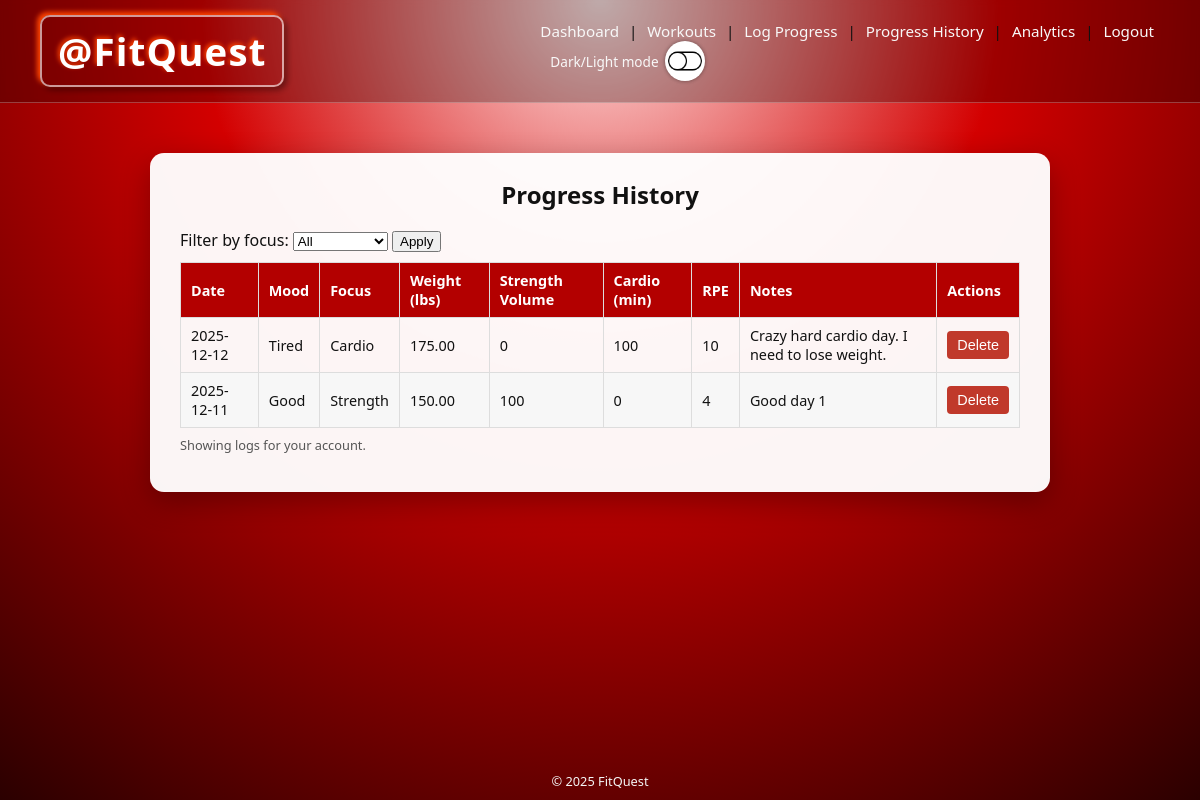
Page /progress_list.php (signed in) on the committed database.
### tables this page shows
CREATE TABLE IF NOT EXISTS `progress_logs` (
  `log_id` int NOT NULL AUTO_INCREMENT,
  `user_id` int NOT NULL,
  `log_date` date NOT NULL,
  `mood` varchar(20) NOT NULL,
  `focus` varchar(20) NOT NULL,
  `weight_lb` decimal(5,2) NOT NULL,
  `strength_volume` int NOT NULL,
  `cardio_minutes` int NOT NULL,
  `rpe` tinyint NOT NULL,
  `notes` text NOT NULL,
  `created_at` datetime NOT NULL DEFAULT CURRENT_TIMESTAMP,
  PRIMARY KEY (`log_id`),
  KEY `user_id` (`user_id`)
);

### includes/auth.php (called while the page is built, shortened)
<?php
function current_user_id() {
    return $_SESSION['user_id'] ?? null;
}

### progress_list.php (the view, shortened to what this page needs)
<?php
require_once 'config/db.php';
require_once 'includes/auth.php';
$user_id = current_user_id();
$selected_focus = $_GET['focus'] ?? 'All';
$sql = "SELECT
            log_id,            -- <== PK, used for delete (change if needed)
            log_date,
            mood,
            focus,
            weight_lb,
            strength_volume,
            cardio_minutes,
            rpe,
            notes
        FROM progress_logs
        WHERE user_id = ?";
$params = [$user_id];
$types  = "i";
$sql .= " ORDER BY log_date DESC, created_at DESC";
$stmt = $mysqli->prepare($sql);
$stmt->bind_param($types, ...$params);
$stmt->execute();
$result = $stmt->get_result();
include 'includes/header.php';
?>
<div class="page-card wide">
    <h2>Progress History</h2>
    <form method="GET" action="progress_list.php" style="margin-bottom: 10px;">
        <label for="focus">Filter by focus: </label>
        <select name="focus" id="focus">
            <option value="All"         <?php if ($selected_focus === "All")         echo "selected"; ?>>All</option>
        </select>
        <button type="submit">Apply</button>
    </form>
    <?php if ($result->num_rows === 0): ?>
        <p>No progress logs found yet.</p>
    <?php else: ?>
        <table class="data-table">
            <thead>
                <tr>
                    <th>Date</th>
                    <th>Mood</th>
                    <th>Focus</th>
                    <th>Weight (lbs)</th>
                    <th>Strength Volume</th>
                    <th>Cardio (min)</th>
                    <th>RPE</th>
                    <th>Notes</th>
                    <th>Actions</th>
                </tr>
            </thead>
            <tbody>
                <?php while ($row = $result->fetch_assoc()): ?>
                    <tr>
                        <td><?php echo htmlspecialchars($row['log_date']); ?></td>
                        <td><?php echo htmlspecialchars($row['mood']); ?></td>
                        <td><?php echo htmlspecialchars($row['focus']); ?></td>
                        <td><?php echo htmlspecialchars(number_format($row['weight_lb'], 2)); ?></td>
                        <td><?php echo htmlspecialchars($row['strength_volume']); ?></td>
                        <td><?php echo htmlspecialchars($row['cardio_minutes']); ?></td>
                        <td><?php echo htmlspecialchars($row['rpe']); ?></td>
                        <td><?php echo nl2br(htmlspecialchars($row['notes'])); ?></td>
                        <td>
                            <form method="post" style="display:inline;"
                                  onsubmit="return confirm('Delete this progress entry?');">
                                <button type="submit" class="btn-danger">Delete</button>
                            </form>
                        </td>
                    </tr>
                <?php endwhile; ?>
            </tbody>
        </table>
    <?php endif; ?>
    <p class="card-note">
        Showing logs for your account<?php
        ?>.
    </p>
</div>
<?php
include 'includes/footer.php';
?>

### includes/header.php (shortened to what this page needs)
<!DOCTYPE html>
<html lang="en">
<head>
    <link rel="stylesheet" href="css/styles.css">
</head>
<body>
<header>
    <h1>@FitQuest</h1>
    <nav>
        <?php if (!empty($_SESSION['user_id'])): ?>
            <a href="dashboard.php">Dashboard</a> |
            <a href="workouts.php">Workouts</a> |
            <a href="progress_new.php">Log Progress</a> |
            <a href="progress_list.php">Progress History</a> |
            <a href="analytics.php">Analytics</a> |
            <a href="logout.php">Logout</a>
        <?php else: ?>
            <a href="login.php">Login</a> |
            <a href="login.php">Sign Up</a>
        <?php endif; ?>
        <div class="theme-toggle">
            <span>Dark/Light mode</span>
            <img id="themeToggle" src="img/toggle_off.png" alt="Toggle dark mode">
        </div>
    </nav>
</header>
<main>

### includes/footer.php (shortened to what this page needs)
</main>
<footer style="text-align:center;font-size:0.8rem;padding:10px;">
    © <?php echo date('Y'); ?> FitQuest
</footer>
</body>
</html>

### css/styles.css (style rules this page uses)
* { box-sizing: border-box; }
body { margin: 0; min-height: 100vh; font-family: "Segoe UI", Tahoma, Geneva, Verdana, sans-serif; background: radial-gradient(circle at top, #ffe3e3 0, #d30000 40%, #2b0000 100%); color: #111; display: flex; flex-direction: column; }
main { flex: 1; max-width: 1000px; margin: 0 auto; padding: 20px; }
header { display: flex; align-items: center; justify-content: space-between; padding: 15px 40px; background: rgba(0, 0, 0, 0.25); backdrop-filter: blur(3px); border-bottom: 1px solid rgba(255,255,255,0.25); }
header h1 { margin: 0; font-size: 2.4rem; font-weight: 700; color: #ffffff; letter-spacing: 0.03em; text-shadow: -2px -2px 4px rgba(255, 69, 0, 0.9); border: 2px solid rgba(255,255,255,0.6); border-radius: 10px; padding: 8px 16px; box-shadow: -3px -3px 5px orangered, 3px 3px 6px rgba(0,0,0,0.4); }
header nav { font-size: 0.95rem; }
header nav a { color: #f8f8f8; text-decoration: none; margin: 0 6px; }
.page-card { margin: 30px auto; max-width: 520px; padding: 25px 30px; background: rgba(255, 255, 255, 0.96); border-radius: 14px; box-shadow: 0 10px 30px rgba(0,0,0,0.30); }
.page-card.wide { max-width: 900px; }
.page-card h2 { margin-top: 0; text-align: center; margin-bottom: 18px; }
.data-table { width: 100%; border-collapse: collapse; font-size: 0.9rem; margin-top: 10px; }
.data-table th, .data-table td { padding: 8px 10px; border: 1px solid #ddd; text-align: left; }
.data-table th { background: #b30000; color: #fff; position: sticky; top: 0; }
.data-table tr:nth-child(even) { background: #f7f7f7; }
.card-note { font-size: 0.8rem; color: #555; margin-top: 8px; }
footer { text-align: center; padding: 10px 0 15px; font-size: 0.8rem; color: #f5f5f5; }
.btn-danger { display: inline-block; background: #c0392b; color: #fff; border: none; padding: 6px 10px; border-radius: 4px; cursor: pointer; font-size: 0.9rem; }
.theme-toggle { margin-left: 1rem; display: flex; align-items: center; gap: 6px; font-size: 0.85rem; color: #f8f8f8; }
.theme-toggle img { width: 40px; cursor: pointer; background: #ffffff; border-radius: 999px; padding: 3px; box-shadow: 0 0 4px rgba(0,0,0,0.4); }

### rows in the picture
progress_logs: log_date "2025-12-12", mood "Tired", focus "Cardio", weight_lb "175.00", strength_volume "0", cardio_minutes "100", rpe "10", notes "Crazy hard cardio day. I need to lose weight."
progress_logs: log_date "2025-12-11", mood "Good", focus "Strength", weight_lb "150.00", strength_volume "100", cardio_minutes "0", rpe "4", notes "Good day 1"
